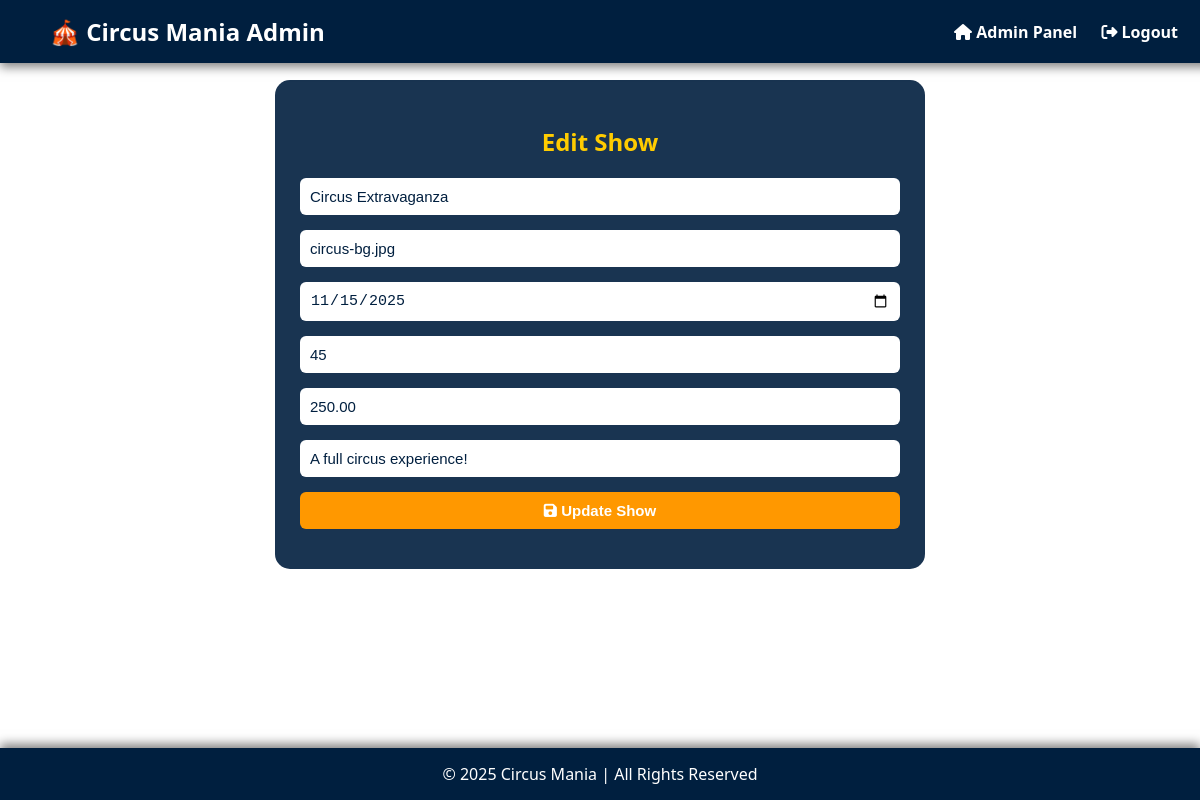
The page /edit_show.php?id=3 (signed in) on the database its author committed.
### tables this page shows
CREATE TABLE `shows` (
  `show_id` int(11) NOT NULL,
  `show_name` varchar(100) NOT NULL,
  `image` varchar(50) NOT NULL,
  `show_date` date NOT NULL,
  `seats_available` int(11) NOT NULL,
  `ticket_price` decimal(10,2) NOT NULL,
  `caption` varchar(255) NOT NULL
);

### edit_show.php (the view, shortened to what this page needs)
<?php
include 'config.php';
$show_id = $_GET['id'] ?? 0;
$show = $conn->query("SELECT * FROM shows WHERE show_id=$show_id")->fetch_assoc();
?>
<!DOCTYPE html>
<html>
<head>
    <link rel="stylesheet" href="https://cdnjs.cloudflare.com/ajax/libs/font-awesome/6.5.0/css/all.min.css">
</head>
<body>
<header>
    <div class="logo">🎪 Circus Mania Admin</div>
    <nav>
        <a href="admin_panel.php"><i class="fa fa-home"></i> Admin Panel</a>
        <a href="logout.php"><i class="fa fa-sign-out-alt"></i> Logout</a>
    </nav>
</header>
<div style="height:80px;"></div>
<div class="container">
    <h2>Edit Show</h2>
    <form method="POST">
        <input type="text" name="show_name" value="<?= htmlspecialchars($show['show_name']) ?>" placeholder="Show Name" required>
        <input type="text" name="image" value="<?= htmlspecialchars($show['image']) ?>" placeholder="Image Filename" required>
        <input type="date" name="show_date" value="<?= $show['show_date'] ?>" required>
        <input type="number" name="seats_available" value="<?= $show['seats_available'] ?>" placeholder="Seats Available" required>
        <input type="number" name="ticket_price" value="<?= $show['ticket_price'] ?>" placeholder="Ticket Price" required>
        <input type="text" name="caption" value="<?= htmlspecialchars($show['caption']) ?>" placeholder="Caption" required>
        <button type="submit" name="update_show"><i class="fa fa-save"></i> Update Show</button>
    </form>
</div>
<footer>
    &copy; 2025 Circus Mania | All Rights Reserved
</footer>
</body>
</html>

### edit_show.php (style rules this page uses)
body { margin:0; font-family: 'Segoe UI', Tahoma, Geneva, Verdana, sans-serif; background: url('images/circus.jpg') no-repeat center center/cover; min-height:100vh; color:#fff; }
header { position: fixed; top:0; left:0; width:94%; background:#001f3f; padding:15px 50px; display:flex; justify-content:space-between; align-items:center; z-index:100; box-shadow:0 4px 10px rgba(0,0,0,0.5); }
header .logo { font-size:24px; font-weight:bold; }
header nav a { color:white; text-decoration:none; margin-left:20px; font-weight:bold; transition:0.3s; }
footer { position: fixed; bottom:0; left:0; width:100%; z-index:100; background:#001f3f; color:white; text-align:center; padding:15px 0; box-shadow:0 -4px 10px rgba(0,0,0,0.5); }
.container { padding-top:80px; padding-bottom:80px; width:100%; max-width:600px; margin:0 auto; background: rgba(0,31,63,0.9); border-radius:15px; padding:25px; }
h2 { text-align:center; color:#ffcc00; margin-bottom:20px; }
form input, form textarea, form button { width:100%; padding:10px; margin-bottom:15px; border-radius:6px; border:none; font-size:15px; box-sizing:border-box; }
form input, form textarea { background:#fff; color:#001f3f; }
form button { background:#ff9800; color:white; cursor:pointer; font-weight:bold; transition:0.3s; }

### rows shown on the page
shows: show_name "Circus Extravaganza", image "circus-bg.jpg", show_date "11/15/2025", seats_available "45", ticket_price "250.00", caption "A full circus experience!"
